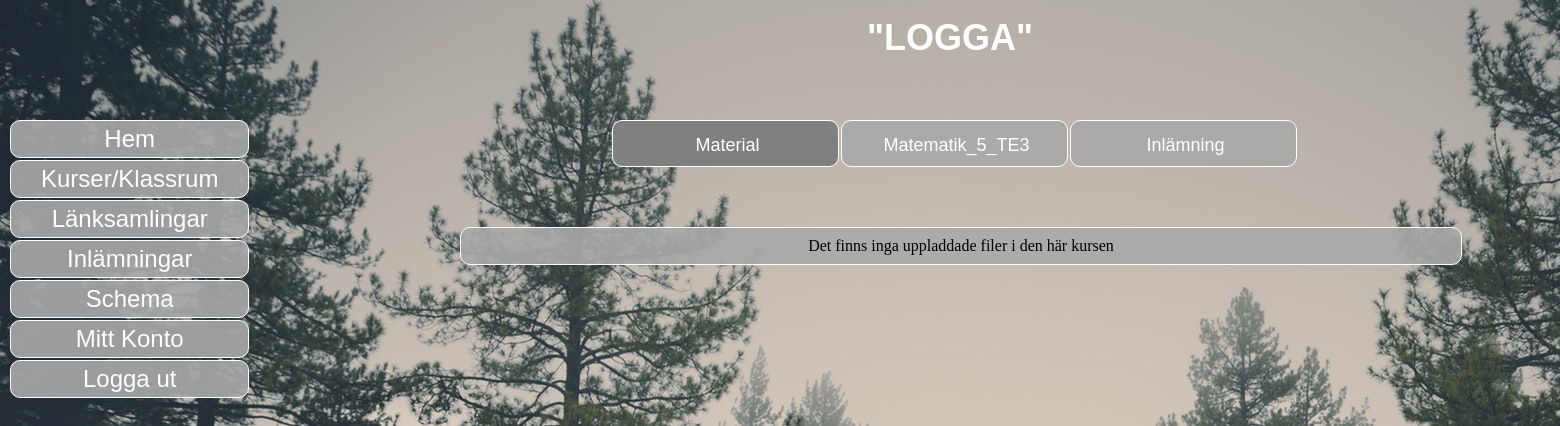
Before: /material.php?course=Matematik_5_TE3 (signed in) with the older database file.
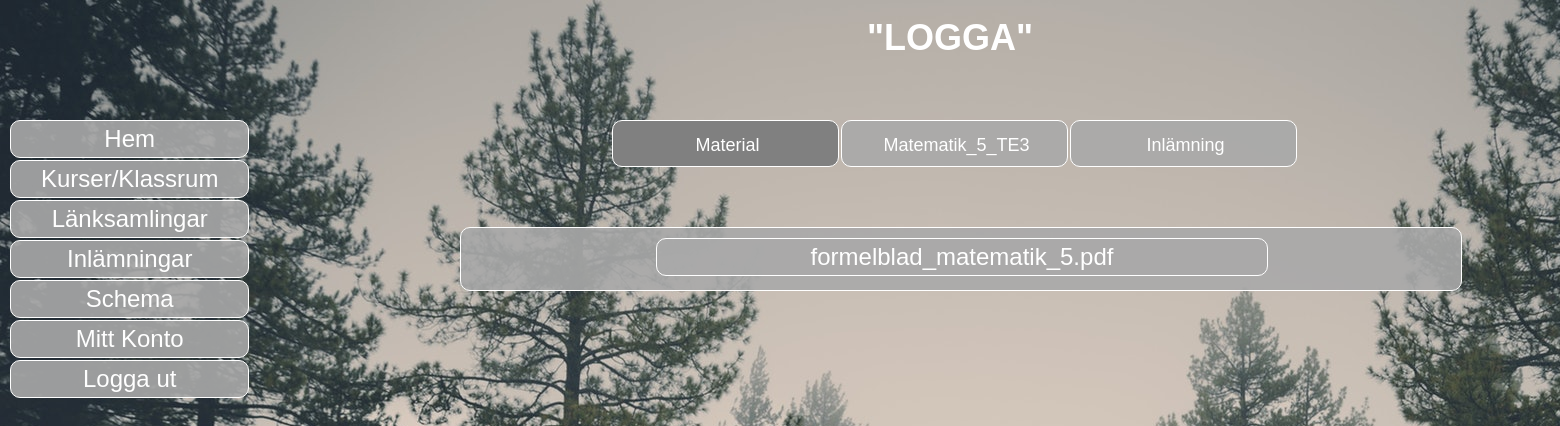
After: the same page with the newer database file.
### tables this page shows
CREATE TABLE `teacherfiles` (
  `FileID` int(255) NOT NULL,
  `Filename` varchar(100) NOT NULL,
  `Filefolder` varchar(50) NOT NULL,
  `Filecourse` varchar(50) NOT NULL,
  `Uploader` varchar(50) NOT NULL,
  `Uploaddate` datetime(6) NOT NULL,
  `Nametoshow` varchar(50) NOT NULL
);

### material.php (the view, shortened to what this page needs)
<?php
require("db.php");
if(isset($_SESSION['currentuser']))
{
	try
	{
		$sql = "SELECT Type FROM users where Username = :currentuser";
		$stmt = $dbh->prepare($sql);
		$stmt->bindParam(":currentuser", $_SESSION['currentuser']);
		$stmt->execute();
		$result = $stmt->fetchAll();
	}
	catch(Exception $e)
	{
		echo $e->getMessage();
	}
	foreach($result as $row)
	{
		$usertype = $row->Type;
	}
	$course = $_GET['course'];
?>
<!DOCTYPE HTML>
<html>
<head>
<link rel="stylesheet" href="styler.css" type="text/css">
</head>
<body>
	<div id="wrapper">
    	<header>
        	<h1 id="headerlogoh1">"LOGGA"</h1>
        </header>
        <nav>
        	<div id="dropdown">
                    <div id="myDropdown" class="dropdown-content">
                        <a href="start.php">Hem</a>
                        <a href="kurser_overview_KLAR.php">Kurser/Klassrum</a>
                        <a href="lanksamling.php">Länksamlingar</a>
                        <?php
						if($usertype == "student")
						{
							?>
                            <a href="inlamning.php">Inlämningar</a>
							<?php
						}
						?>
                        <a href="http://www.novasoftware.se/webviewer/(S(kfzct0fzd3s4iy55e3xyz345))/design1.aspx?schoolid=53520">Schema</a>
                        <a href="mittkonto.php">Mitt Konto</a>
                        <a href="logout.php">Logga ut</a>
                    </div>
             </div>
        </nav>
        <section>
        	<div id="navincourse">
            	<div id="centerincourse">
                    <a class="navincourseon" href="<?php echo "material.php?course=" . $course ?>">Material</a>
                    <a id="navincourselink" href=<?php echo "betakurs.php?course=" . $course ?>><?php echo $course ?></a>
                    <a id="navincourselink" href=<?php echo "inlamningikurs.php?course=" . $course ?>>Inlämning</a>
            	</div>
            </div>
            <?php
			try
			{
				$sql = "SELECT * FROM teacherfiles WHERE Filecourse = :course";
				$stmt = $dbh->prepare($sql);
				$stmt->bindParam(":course", $course);
				$stmt->execute();
				$result = $stmt->fetchAll();
			}
			catch(Exception $e)
			{
				echo $e->getMessage();
			}
			?>
            <div id="news">
            	<?php
				if(empty($result))
				{
					echo "Det finns inga uppladdade filer i den här kursen";
				}
				foreach($result as $row)
				{
					?>
                    <a id="materaillinksa" href=" <?php echo $row->Filefolder . $row->Filename ?>" download><?php echo $row->Nametoshow?></a>
					<?php
				}
				?>
            </div>
        </section>
	</div>
</body>
</html>
<?php
}
else
{
	header("Location: login.php");
}

Changed rows visible on the page:
added teacherfiles: Nametoshow "formelblad_matematik_5.pdf"
Other visible differences:
text no longer shown: "Det finns inga uppladdade filer i den här kursen"
